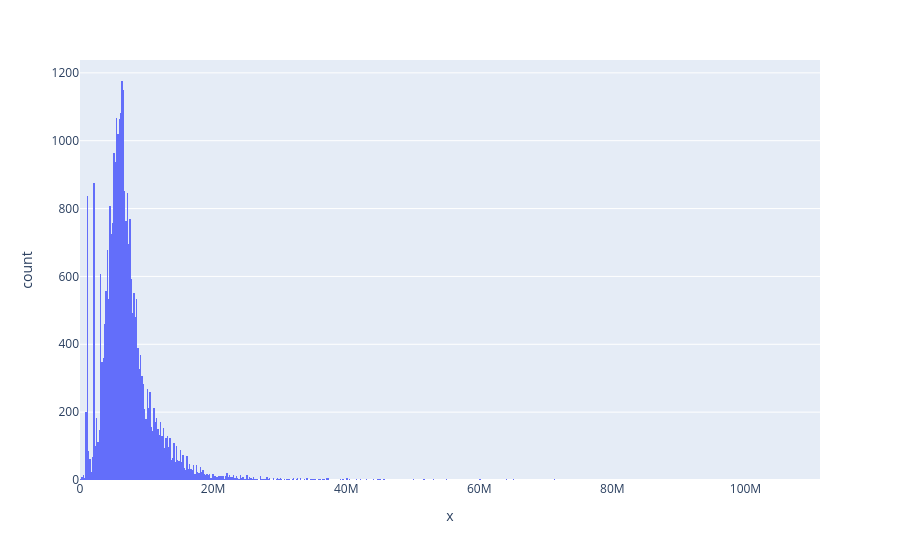

Notebook source saved alongside this figure:
### Code cell
fig = px.histogram(x=df_train['price_doc'])
fig.show()

### Figure 1 — Plotly figure (JSON) as saved in the notebook; plotly's stock layout.template omitted (floating-point values rounded to 4 significant figures; data arrays with more than 128 entries replaced by an {"elided": "..."} marker saying what was removed)
{"data": [{"bingroup": "x", "hovertemplate": "x=%{x}<br>count=%{y}<extra></extra>", "legendgroup": "", "marker": {"color": "#636efa", "pattern": {"shape": ""}}, "name": "", "orientation": "v", "showlegend": false, "type": "histogram", "x": {"elided": "30461 int values"}, "xaxis": "x", "yaxis": "y"}], "layout": {"barmode": "relative", "legend": {"tracegroupgap": 0}, "margin": {"t": 60}, "xaxis": {"anchor": "y", "domain": [0, 1], "title": {"text": "x"}}, "yaxis": {"anchor": "x", "domain": [0, 1], "title": {"text": "count"}}}}
